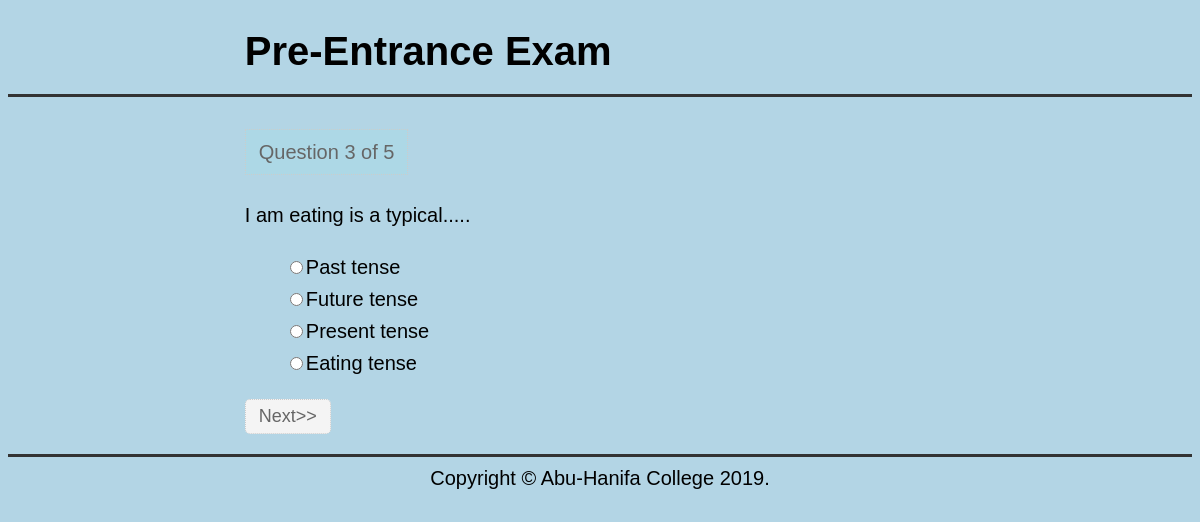
The page /header_quiz.php?n=3 on the database its author committed.
### tables this page shows
CREATE TABLE `questions` (
  `question_number` int(11) NOT NULL,
  `text` text NOT NULL
);

CREATE TABLE `choices` (
  `id` int(11) NOT NULL,
  `question_number` int(11) NOT NULL,
  `is_correct` tinyint(1) NOT NULL DEFAULT '0',
  `text` text NOT NULL
);

### header_quiz.php (the view, shortened to what this page needs)
<?php
	include ('database.php');
?>
<?php
$number = $_GET['n'];
$query = "SELECT * FROM questions
			WHERE question_number = $number";
$result = $mysqli->query($query) or die($mysqli->error.__LINE__);
$question = $result->fetch_assoc();
$query1 = "SELECT * FROM choices
			WHERE question_number = $number";
$choices = $mysqli->query($query1) or die($mysqli->error.__LINE__);
?>
<!DOCTYPE html>
<html>
<head>
	<link rel="stylesheet" type="text/css" href="style2.css">
</head>
<body>
	<header>
		<div class='container'>
			<h1>Pre-Entrance Exam</h1>
	</header>
	<br>
	<main>
		<div class='container'>
			<div class="current">Question <?php echo $question['question_number']; ?> of 5</div>
			<p class="question">
				<?php echo $question['text']; ?>
			</p>
			<form method="post" action="process.php">
				<ul class="choices">
				<?php while($row=$choices->fetch_assoc()){ ?>
						<li><input type="radio" name="choice" value="<?php echo $row['id']; ?>" /><?php echo $row['text']; ?></li>
				<?php	;}  ?>
				</ul>
				<input type="submit" name="submit" id="submit" value="Next>>">
			</form>
		</div>
	</main>
	<footer>
		<div class='container'>
			Copyright &copy Abu-Hanifa College 2019.
		</div>
	</footer>
</body>
</html>

### style2.css (style rules this page uses)
body { font-family: arial; font-size: 20px; line-height: 1.6em; background-color: #B3D5E5; }
.container { width: 60%; margin: 0 auto; overflow: auto; font-size:20px; }
li { list-style: none; }
header { border-bottom: 3px #333 solid; }
footer { border-top: 3px #333 solid; text-align: center; padding-top: 5px; }
main { padding-bottom: 20px; }
input#submit { display: inline-block; color:#666; background-color: #f4f4f4; border: 1px dotted #ccc; padding: 6px 13px; border-radius: 5px; font-size: 18px; }
.current { display: inline-block; color:#666; background-color: lightblue; border: 1px dotted #ccc; padding: 6px 13px; }

### rows shown on the page
questions: question_number "3", text "I am eating is a typical....."
choices: text "Past tense"
choices: text "Future tense"
choices: text "Present tense"
choices: text "Eating tense"
